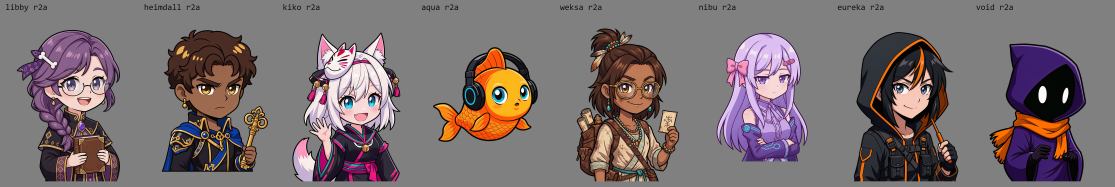
#> input picture cast-portraits/r2/contact-r2-A.png, 3344 x 560 px, given in place of aqua-r4a.png, which was not available (shown at 1/3 size)
$ python matte_r4.py
#> lines starting #> are read from the running program, lines starting #| are printed output that depends on the picture; after the words box and inside, x2 and y2 are one past the last pixel; in counts of white or black regions, pixels touching at a corner belong together; pictures that were not available may be replaced by others from this repository, and a replacement may not be noted
### cast-portraits/r3/matte_r3.py
"""Round 3: same matte as matte_r2.py on the four re-renders, then the final contact sheet.
Usage: matte_r3.py [nibu-pick]   (nibu-pick is r3a or r3b; omitted, only the cutouts and checks are made)."""
import pathlib, sys
from PIL import Image, ImageDraw
import matte_r2 as m

ORIG = pathlib.Path(r"F:/Projects/cast-art-originals/r3")
R2 = pathlib.Path(r"F:/Projects/gamecult-site-wt-portraits/cast-portraits/r2")
R3 = pathlib.Path(r"F:/Projects/gamecult-site-wt-portraits/cast-portraits/r3")
JOBS = [("aqua", "r3a"), ("nibu", "r3a"), ("nibu", "r3b"), ("void", "r3a")]

def cutouts():
    m.SCR.mkdir(exist_ok=True)
    for n, suf in JOBS:
        im = Image.open(ORIG / f"{n}-{suf}.png")
#> im is the input picture: PIL image 3344x560 RGB; mean R, G, B 121.8, 110.1, 111.4
        out, cg, std, rc = m.matte(im)
        d = R3 / n; d.mkdir(parents=True, exist_ok=True)
        m.fit(im.convert("RGB")).save(d / f"{n}-{suf}.webp", "WEBP", lossless=True, quality=100, method=6)
        c = m.fit(out); c.save(d / f"{n}-{suf}-cutout.png", optimize=True)
        pair = Image.new("RGB", (c.width * 2, c.height))
        for i, dark in enumerate((True, False)):
            bg = m.checker(c.size, dark); bg.paste(c, (0, 0), c); pair.paste(bg, (i * c.width, 0))
        pair.resize((pair.width // 2, pair.height // 2)).save(m.SCR / f"{n}-{suf}-check.png")
        print(f"{n}-{suf}: corner greenness {[round(x) for x in cg]}, corner std {std}, residual green px {rc}")

# [13 lines left out: function final, not called in this run]

# [5 lines that do not run on import are left out]

### cast-portraits/r2/matte_r2.py
"""Deterministic chroma matte, web assets and contact sheets for round 2 (Pillow only).

Key: greenness = G - max(R, B). The ground colour is sampled from the four corners and must be
strongly green. Alpha ramps from opaque at greenness <= LO to transparent at >= HI, so enclosed
ground (between an arm and the body) is keyed too, not only ground connected to the corners.
Despill clamps G to max(R, B) inside a thin band around the edge only, so character greens stay.
A 0.8 px Gaussian feather softens the alpha edge.
"""
import pathlib, sys
from PIL import Image, ImageChops, ImageFilter, ImageDraw, ImageFont, ImageStat

ORIG = pathlib.Path(r"F:/Projects/cast-art-originals/r2")
REC = pathlib.Path(r"F:/Projects/gamecult-site-wt-portraits/cast-portraits/r2")
SCR = pathlib.Path(__file__).parent / "checks"
NAMES = ["libby", "heimdall", "kiko", "aqua", "weksa", "nibu", "eureka", "void"]
LO, HI = 40, 110

def greenness(im):
    r, g, b = im.split()
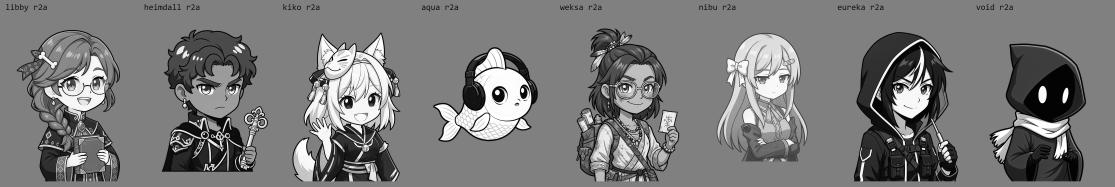
#> r: PIL image 3344x560 L (shown at 1/3 size); min 0, max 255, mean 121.8
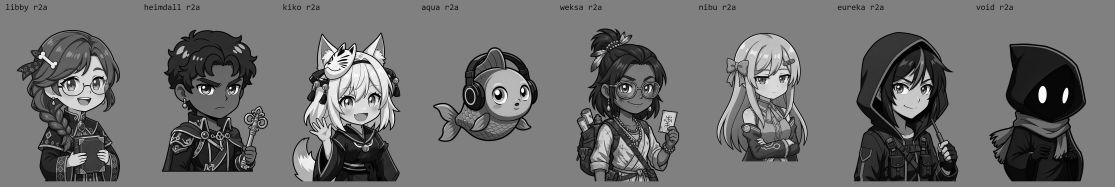
#> g: PIL image 3344x560 L (shown at 1/3 size); min 0, max 255, mean 110.1
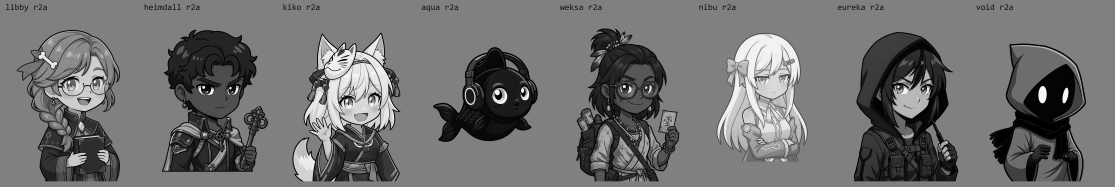
#> b: PIL image 3344x560 L (shown at 1/3 size); min 0, max 255, mean 111.4
    return ImageChops.subtract(g, ImageChops.lighter(r, b))
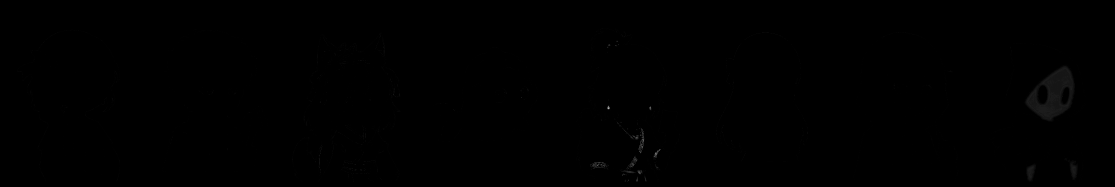
#> returned value: PIL image 3344x560 L (shown at 1/3 size); min 0, max 36, mean 0; drawn with min black and max white

def matte(im):
    im = im.convert("RGB")
    w, h = im.size
    gr = greenness(im)
    corners = [gr.crop(box) for box in ((0, 0, 24, 24), (w - 24, 0, w, 24))]
#> corners = 2 items
    cg = [ImageStat.Stat(c).mean[0] for c in corners]
#> cg = [0, 0]
    span = 255.0 / (HI - LO)
    a = gr.point(lambda v: 255 if v <= LO else (0 if v >= HI else int(255 - (v - LO) * span)))
#> a: PIL image 3344x560 L; every value is 255
    band = ImageChops.subtract(a.filter(ImageFilter.MaxFilter(7)), a.filter(ImageFilter.MinFilter(7)))
#> band: PIL image 3344x560 L; every value is 0
    band = band.point(lambda v: 255 if v > 0 else 0)
    r, g, b = im.split()
    g2 = Image.composite(ImageChops.darker(g, ImageChops.lighter(r, b)), g, band)
    a = a.filter(ImageFilter.GaussianBlur(0.8))
    out = Image.merge("RGBA", (r, g2, b, a))
    # ground flatness: std of RGB in top corners
    std = [round(max(ImageStat.Stat(im.crop(bx)).stddev), 1) for bx in ((0, 0, 64, 64), (w - 64, 0, w, 64))]
#> std = [24.3, 0]
    # residual green: opaque-ish pixels that are still strongly green
    resid = ImageChops.multiply(greenness(out.convert("RGB")).point(lambda v: 255 if v > 60 else 0), a.point(lambda v: 255 if v > 128 else 0))
    rc = sum(resid.histogram()[255:])
#> rc = 0
#> in cutouts, `out, cg, std, rc = m.matte(im)`: cg = [0, 0]; std = [24.3, 0]; rc = 0
    return out, cg, std, rc

def fit(im, long_side=1024):
#> called with long_side = 1024
    w, h = im.size; s = long_side / max(w, h)
#> after `w, h = im.size`: w = 3344; h = 560
#> after `s = long_side / max(w, h)`: s = 0.306
    return im.resize((round(w * s), round(h * s)), Image.LANCZOS)
#> returned value: PIL image 1024x171 RGB

def checker(size, dark):
    a, b = ((40, 40, 40), (70, 70, 70)) if dark else ((235, 235, 235), (205, 205, 205))
    c = Image.new("RGB", size, a); d = ImageDraw.Draw(c); t = 24
    for y in range(0, size[1], t):
        for x in range((y // t % 2) * t, size[0], 2 * t):
            d.rectangle([x, y, x + t - 1, y + t - 1], fill=b)
    return c

# [40 lines left out: functions font, process, contact, not called in this run]

# [3 lines that do not run on import are left out]

### cast-portraits/r4/matte_r4.py
"""Round 4: same matte as matte_r2.py on aqua-r4a; contact-final rebuilt with a chosen Aqua.
Usage: matte_r4.py            -> cutout and checks for aqua-r4a
       matte_r4.py r3a|r4a    -> rebuild r3/contact-final.png with that Aqua."""
import pathlib, sys
from PIL import Image, ImageDraw
import matte_r2 as m, matte_r3 as m3

m3.ORIG = pathlib.Path(r"F:/Projects/cast-art-originals/r4")
R4 = pathlib.Path(r"F:/Projects/gamecult-site-wt-portraits/cast-portraits/r4")

def final(aqua):
    root = {"r3a": m3.R3, "r4a": R4}[aqua]
    picks = [("libby", m3.R2, "r2a"), ("heimdall", m3.R2, "r2a"), ("kiko", m3.R2, "r2a"), ("aqua", root, aqua),
             ("weksa", m3.R2, "r2a"), ("nibu", m3.R3, "r3a"), ("eureka", m3.R2, "r2a"), ("void", m3.R3, "r3a")]
    cw, ch, pad, lab = 400, 500, 16, 44
    W = pad + len(picks) * (cw + pad); H = lab + ch + pad
    sheet = Image.new("RGB", (W, H), (128, 128, 128)); d = ImageDraw.Draw(sheet); f = m.font(26)
    for i, (n, r, suf) in enumerate(picks):
        x = pad + i * (cw + pad)
        d.text((x, 10), f"{n} {suf}", fill=(20, 20, 20), font=f)
        c = Image.open(r / n / f"{n}-{suf}-cutout.png").resize((cw, ch), Image.LANCZOS)
        sheet.paste(c, (x, lab), c)
    p = m3.R3 / "contact-final.png"; sheet.save(p, optimize=True)
    print(f"{p.name}: {sheet.size}, {p.stat().st_size / 1e6:.2f} MB")

if __name__ == "__main__":
    if len(sys.argv) > 1:
        final(sys.argv[1])
    else:
        m3.R3 = R4; m3.JOBS = [("aqua", "r4a")]
        m3.cutouts()
#> in cutouts, `pair = Image.new("RGB", (c.width * 2, c.height))`: pair: PIL image 2048x171 RGB; every value is 0
#> the loop in cutouts, `for i, dark in enumerate((True, False)):` made 2 passes
#> pass 1, in cutouts, `bg = m.checker(c.size, dark)`:
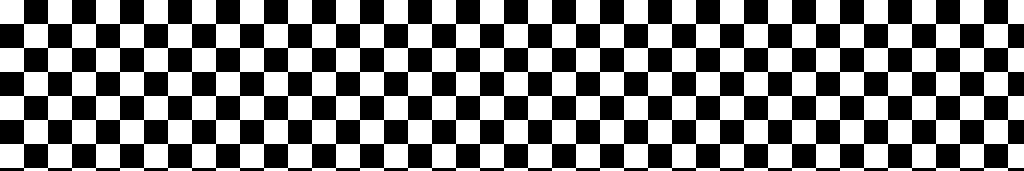
#> bg: PIL image 1024x171 RGB; values 40 (black) and 70 (white), 50.1% white; 1 black region, box (x1, y1, x2, y2) and area: (0, 0, 1024, 171) 87384
#> after the loop in cutouts, `for i, dark in enumerate((True, False)):`:
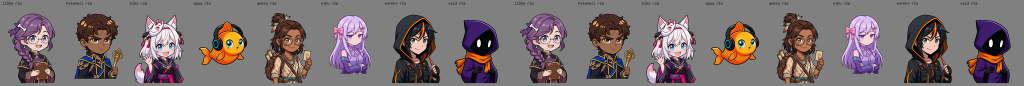
#> pair: PIL image 2048x171 RGB (shown at 1/2 size); mean R, G, B 121.7, 110.2, 111.5
#> in cutouts, `pair.resize((pair.width // 2, pair.height // 2)).save(m.SCR / f"{n}-{s..`:
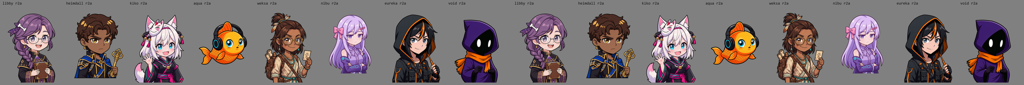
#> saved as aqua-r4a-check.png: PIL image 1024x85 RGB; mean R, G, B 121.7, 110.2, 111.5
#| aqua-r4a: corner greenness [0, 0], corner std [24.3, 0.0], residual green px 0
